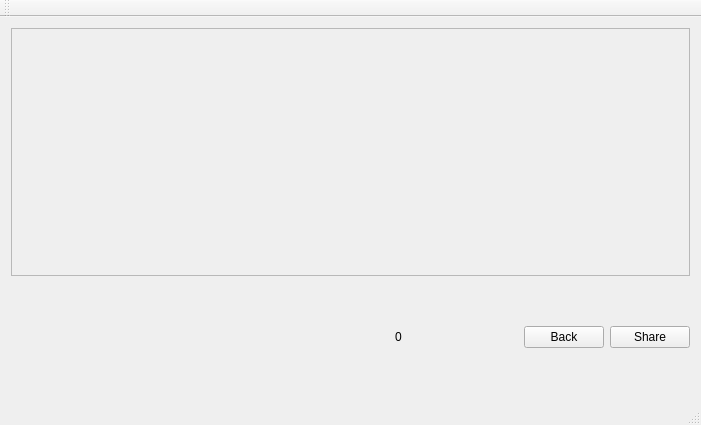
<?xml version="1.0" encoding="UTF-8"?>
<ui version="4.0">
 <class>MainWindow</class>
 <widget class="QMainWindow" name="MainWindow">
  <property name="geometry">
   <rect>
    <x>0</x>
    <y>0</y>
    <width>701</width>
    <height>425</height>
   </rect>
  </property>
  <property name="windowTitle">
   <string>MainWindow</string>
  </property>
  <widget class="QWidget" name="centralWidget">
   <layout class="QVBoxLayout" name="verticalLayout">
    <item>
     <widget class="QScrollArea" name="scrollArea">
      <property name="widgetResizable">
       <bool>true</bool>
      </property>
      <widget class="QWidget" name="scrollAreaWidgetContents">
       <property name="geometry">
        <rect>
         <x>0</x>
         <y>0</y>
         <width>681</width>
         <height>228</height>
        </rect>
       </property>
      </widget>
     </widget>
    </item>
    <item>
     <layout class="QHBoxLayout" name="horizontalLayout">
      <item>
       <spacer name="horizontalSpacer">
        <property name="orientation">
         <enum>Qt::Horizontal</enum>
        </property>
        <property name="sizeHint" stdset="0">
         <size>
          <width>40</width>
          <height>20</height>
         </size>
        </property>
       </spacer>
      </item>
      <item>
       <widget class="QLabel" name="ListCounter">
        <property name="text">
         <string>0</string>
        </property>
       </widget>
      </item>
      <item>
       <widget class="QToolButton" name="toolButton">
        <property name="styleSheet">
         <string notr="true">QToolButton{border: 1px;
width: 100px; min-width: 100px; max-width: 100px;
height: 100px; min-height: 100px; max-height: 100px;
border-radius: 55px;
background-color: transparent;
color: black;
padding: 0;
margin: 0;
font-size: 12px;
border: 5px solid transparent;
}
QToolButton:checked{
border: 5px solid blue;
}
</string>
        </property>
        <property name="text">
         <string/>
        </property>
        <property name="iconSize">
         <size>
          <width>100</width>
          <height>100</height>
         </size>
        </property>
        <property name="checkable">
         <bool>true</bool>
        </property>
        <property name="toolButtonStyle">
         <enum>Qt::ToolButtonIconOnly</enum>
        </property>
        <property name="autoRaise">
         <bool>true</bool>
        </property>
       </widget>
      </item>
      <item>
       <widget class="QPushButton" name="BackBtn">
        <property name="text">
         <string>Back</string>
        </property>
       </widget>
      </item>
      <item>
       <widget class="QPushButton" name="ShareBtn">
        <property name="styleSheet">
         <string notr="true"/>
        </property>
        <property name="text">
         <string>Share</string>
        </property>
       </widget>
      </item>
     </layout>
    </item>
   </layout>
  </widget>
  <widget class="QMenuBar" name="menuBar">
   <property name="geometry">
    <rect>
     <x>0</x>
     <y>0</y>
     <width>701</width>
     <height>20</height>
    </rect>
   </property>
  </widget>
  <widget class="QToolBar" name="mainToolBar">
   <attribute name="toolBarArea">
    <enum>TopToolBarArea</enum>
   </attribute>
   <attribute name="toolBarBreak">
    <bool>false</bool>
   </attribute>
  </widget>
  <widget class="QStatusBar" name="statusBar"/>
 </widget>
 <layoutdefault spacing="6" margin="11"/>
 <resources/>
 <connections/>
</ui>
